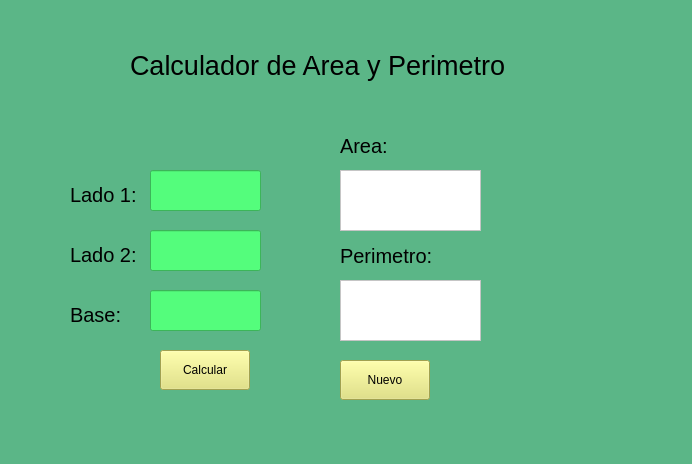
<?xml version="1.0" encoding="UTF-8"?>
<ui version="4.0">
 <class>MainWindow</class>
 <widget class="QMainWindow" name="MainWindow">
  <property name="geometry">
   <rect>
    <x>0</x>
    <y>0</y>
    <width>692</width>
    <height>464</height>
   </rect>
  </property>
  <property name="windowTitle">
   <string>MainWindow</string>
  </property>
  <property name="styleSheet">
   <string notr="true">background-color: rgb(91, 182, 135);</string>
  </property>
  <widget class="QWidget" name="centralwidget">
   <widget class="QLabel" name="label">
    <property name="geometry">
     <rect>
      <x>130</x>
      <y>40</y>
      <width>421</width>
      <height>51</height>
     </rect>
    </property>
    <property name="font">
     <font>
      <family>MS Sans Serif</family>
      <pointsize>20</pointsize>
     </font>
    </property>
    <property name="styleSheet">
     <string notr="true"/>
    </property>
    <property name="text">
     <string>Calculador de Area y Perimetro</string>
    </property>
   </widget>
   <widget class="QLabel" name="label_2">
    <property name="geometry">
     <rect>
      <x>70</x>
      <y>180</y>
      <width>90</width>
      <height>30</height>
     </rect>
    </property>
    <property name="font">
     <font>
      <family>MS Sans Serif</family>
      <pointsize>15</pointsize>
     </font>
    </property>
    <property name="text">
     <string>Lado 1:</string>
    </property>
   </widget>
   <widget class="QLabel" name="label_3">
    <property name="geometry">
     <rect>
      <x>70</x>
      <y>240</y>
      <width>90</width>
      <height>30</height>
     </rect>
    </property>
    <property name="font">
     <font>
      <family>MS Sans Serif</family>
      <pointsize>15</pointsize>
     </font>
    </property>
    <property name="text">
     <string>Lado 2:</string>
    </property>
   </widget>
   <widget class="QLabel" name="label_4">
    <property name="geometry">
     <rect>
      <x>70</x>
      <y>300</y>
      <width>90</width>
      <height>30</height>
     </rect>
    </property>
    <property name="font">
     <font>
      <family>MS Sans Serif</family>
      <pointsize>15</pointsize>
     </font>
    </property>
    <property name="text">
     <string>Base:</string>
    </property>
   </widget>
   <widget class="QLineEdit" name="txtLado1">
    <property name="geometry">
     <rect>
      <x>150</x>
      <y>170</y>
      <width>111</width>
      <height>41</height>
     </rect>
    </property>
    <property name="styleSheet">
     <string notr="true">background-color: rgb(84, 253, 124);</string>
    </property>
   </widget>
   <widget class="QLineEdit" name="txtLado2">
    <property name="geometry">
     <rect>
      <x>150</x>
      <y>230</y>
      <width>111</width>
      <height>41</height>
     </rect>
    </property>
    <property name="styleSheet">
     <string notr="true">background-color: rgb(84, 253, 124);</string>
    </property>
   </widget>
   <widget class="QLineEdit" name="txtBase">
    <property name="geometry">
     <rect>
      <x>150</x>
      <y>290</y>
      <width>111</width>
      <height>41</height>
     </rect>
    </property>
    <property name="styleSheet">
     <string notr="true">background-color: rgb(84, 253, 124);</string>
    </property>
   </widget>
   <widget class="QLabel" name="label_5">
    <property name="geometry">
     <rect>
      <x>340</x>
      <y>130</y>
      <width>111</width>
      <height>31</height>
     </rect>
    </property>
    <property name="font">
     <font>
      <family>MS Sans Serif</family>
      <pointsize>15</pointsize>
     </font>
    </property>
    <property name="text">
     <string>Area:</string>
    </property>
   </widget>
   <widget class="QPlainTextEdit" name="txtArea">
    <property name="geometry">
     <rect>
      <x>340</x>
      <y>170</y>
      <width>141</width>
      <height>61</height>
     </rect>
    </property>
    <property name="styleSheet">
     <string notr="true">background-color: rgb(255, 255, 255);</string>
    </property>
   </widget>
   <widget class="QPushButton" name="btnCalcular">
    <property name="geometry">
     <rect>
      <x>160</x>
      <y>350</y>
      <width>90</width>
      <height>40</height>
     </rect>
    </property>
    <property name="styleSheet">
     <string notr="true">background-color: rgb(226, 226, 113);</string>
    </property>
    <property name="text">
     <string>Calcular</string>
    </property>
   </widget>
   <widget class="QPushButton" name="btnNuevo">
    <property name="geometry">
     <rect>
      <x>340</x>
      <y>360</y>
      <width>90</width>
      <height>40</height>
     </rect>
    </property>
    <property name="styleSheet">
     <string notr="true">background-color: rgb(225, 225, 112);</string>
    </property>
    <property name="text">
     <string>Nuevo</string>
    </property>
   </widget>
   <widget class="QPlainTextEdit" name="txtPerimetro">
    <property name="geometry">
     <rect>
      <x>340</x>
      <y>280</y>
      <width>141</width>
      <height>61</height>
     </rect>
    </property>
    <property name="styleSheet">
     <string notr="true">background-color: rgb(255, 255, 255);</string>
    </property>
   </widget>
   <widget class="QLabel" name="label_6">
    <property name="geometry">
     <rect>
      <x>340</x>
      <y>240</y>
      <width>111</width>
      <height>31</height>
     </rect>
    </property>
    <property name="font">
     <font>
      <family>MS Sans Serif</family>
      <pointsize>15</pointsize>
     </font>
    </property>
    <property name="text">
     <string>Perimetro:</string>
    </property>
   </widget>
  </widget>
  <widget class="QMenuBar" name="menubar">
   <property name="geometry">
    <rect>
     <x>0</x>
     <y>0</y>
     <width>692</width>
     <height>21</height>
    </rect>
   </property>
  </widget>
  <widget class="QStatusBar" name="statusbar"/>
 </widget>
 <resources/>
 <connections/>
</ui>
